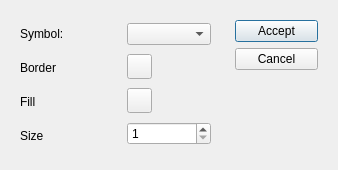
<?xml version="1.0" encoding="UTF-8"?>
<ui version="4.0">
 <class>CreateQwtSymbolDialog</class>
 <widget class="QDialog" name="CreateQwtSymbolDialog">
  <property name="geometry">
   <rect>
    <x>0</x>
    <y>0</y>
    <width>338</width>
    <height>170</height>
   </rect>
  </property>
  <property name="windowTitle">
   <string>Dialog</string>
  </property>
  <layout class="QHBoxLayout" name="horizontalLayout">
   <item>
    <widget class="QWidget" name="labels" native="true">
     <layout class="QVBoxLayout" name="verticalLayout_2">
      <item>
       <widget class="QLabel" name="label_2">
        <property name="text">
         <string>Symbol:</string>
        </property>
       </widget>
      </item>
      <item>
       <widget class="QLabel" name="label_3">
        <property name="text">
         <string>Border</string>
        </property>
       </widget>
      </item>
      <item>
       <widget class="QLabel" name="label">
        <property name="text">
         <string>Fill</string>
        </property>
       </widget>
      </item>
      <item>
       <widget class="QLabel" name="label_4">
        <property name="text">
         <string>Size</string>
        </property>
       </widget>
      </item>
     </layout>
    </widget>
   </item>
   <item>
    <widget class="QWidget" name="options" native="true">
     <layout class="QVBoxLayout" name="verticalLayout">
      <item>
       <widget class="QComboBox" name="styleCombo"/>
      </item>
      <item>
       <widget class="QToolButton" name="borderPB">
        <property name="maximumSize">
         <size>
          <width>25</width>
          <height>25</height>
         </size>
        </property>
        <property name="text">
         <string/>
        </property>
        <property name="iconSize">
         <size>
          <width>22</width>
          <height>22</height>
         </size>
        </property>
       </widget>
      </item>
      <item>
       <widget class="QToolButton" name="fillPB">
        <property name="maximumSize">
         <size>
          <width>25</width>
          <height>25</height>
         </size>
        </property>
        <property name="text">
         <string/>
        </property>
        <property name="iconSize">
         <size>
          <width>22</width>
          <height>22</height>
         </size>
        </property>
       </widget>
      </item>
      <item>
       <widget class="QSpinBox" name="sizeSpin">
        <property name="minimum">
         <number>1</number>
        </property>
        <property name="maximum">
         <number>50</number>
        </property>
       </widget>
      </item>
     </layout>
    </widget>
   </item>
   <item alignment="Qt::AlignTop">
    <widget class="QWidget" name="buttons" native="true">
     <layout class="QVBoxLayout" name="verticalLayout_3">
      <item alignment="Qt::AlignTop">
       <widget class="QPushButton" name="acceptPB">
        <property name="text">
         <string>Accept</string>
        </property>
       </widget>
      </item>
      <item alignment="Qt::AlignTop">
       <widget class="QPushButton" name="cancelPB">
        <property name="text">
         <string>Cancel</string>
        </property>
       </widget>
      </item>
     </layout>
    </widget>
   </item>
  </layout>
 </widget>
 <resources/>
 <connections/>
</ui>
